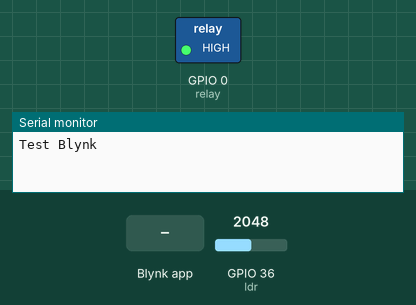
A sketch run on a simulated ESP32. On the bench: switched loads named in the sketch (green lamp = pin HIGH), the last lines printed to the serial monitor. The inputs (shaded band) are chosen by the test bench; at power-on: GPIO 36 (ldr) = 2048. WiFi joins after 1.5 s; servers stay silent unless stated.

Above: at 3.0 s.
3.1 s: Blynk app writes 0 to V1
At 4.3 s:
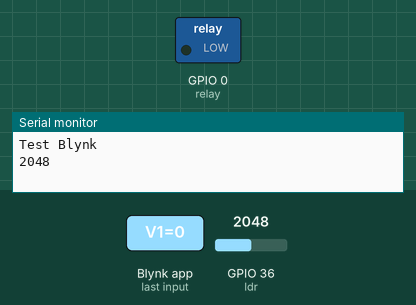
4.6 s: Blynk app writes 1 to V1
At 5.6 s:
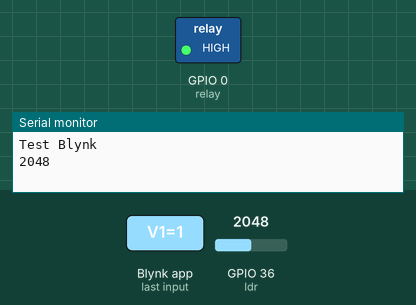
6.1 s: Blynk app writes 200 to V1
At 6.8 s:
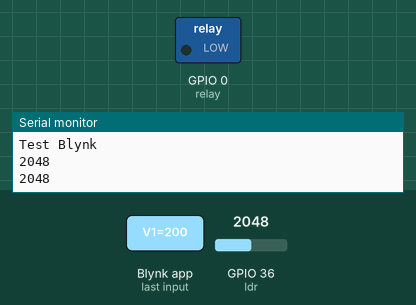
Timing chart, 0 to 9.1 s (numbered marks = the images above; inputs shaded):
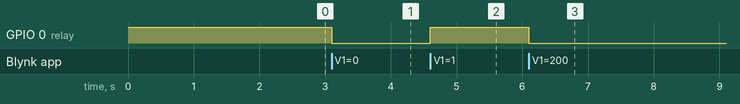

Measured:
- after the input at 3.1 s, GPIO 0 (relay): HIGH → LOW at once
- after the input at 4.6 s, GPIO 0 (relay): LOW → HIGH at once
- after the input at 6.1 s, GPIO 0 (relay): HIGH → LOW at once

The sketch:

relay_test.ino
```cpp
  //Blynk Loop
#include <WiFi.h>
#include <WiFiClient.h>
#include <BlynkSimpleEsp32.h>
#define relay 0
#define ldr   36
const char ssid[] = "Thememmo_2.4G";
const char pwd[]  = "0818964699Z";
#define BLYNK_SERVER  "blynk.cloud"
#define BLYNK_TEMPLATE_ID "TMPLrVNxF-m4"
#define BLYNK_DEVICE_NAME "nattawud"
#define BLYNK_AUTH_TOKEN "iZJXAdN-BMTIJg9Ne2tTD6vvn65wKNmy"
BlynkTimer  myTimer;
void sendSensor(void){
  int adc = analogRead(ldr);
  Serial.println(adc);
  Blynk.virtualWrite(V0,adc);
  }
void control(int val){
  if(val==1){
    digitalWrite(relay, HIGH);
  }
  else{
    digitalWrite(relay, LOW);
  }
}
BLYNK_WRITE(V1){
  int value = param.asInt();
  control(value);
}
void setup() {
  Serial.begin(115200);
  pinMode(relay, OUTPUT);
  digitalWrite(relay, HIGH);
  Blynk.begin(BLYNK_AUTH_TOKEN, ssid, pwd, BLYNK_SERVER);
  myTimer.setInterval(2000L, sendSensor);
  Serial.println("Test Blynk");
}
void loop() {
  Blynk.run();
  myTimer.run();
}
```
